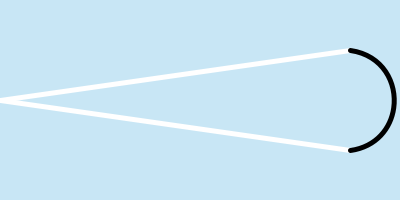
Frame 1 (no input)
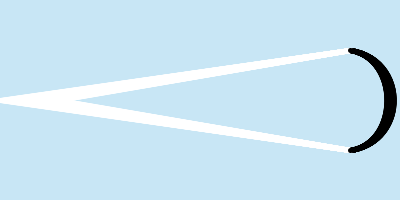
Frame 60 (the mouse pressed at the canvas centre just before this capture)
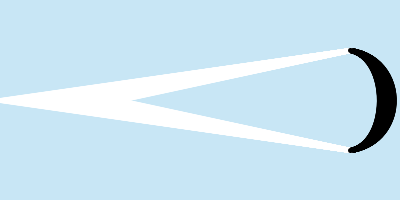
Frame 120 (the mouse held since frame 60 and released just before this capture)

The Processing sketch that drew these frames (run headless with seeded random() and noise(); from frame 60 on, the mouse is pressed at the canvas centre):

// Processing sketch: Arcs02
// ── Arcs02.pde
int radius;
int xAnchor;
void setup() {
size(400,200);
radius = width/2;
strokeWeight(5);
background(#C8E6F5);
noFill();
xAnchor = 0;
}

// It goes clockwise!
void draw() {
stroke(255);
line(xAnchor,height/2,width-50,50);
line(xAnchor,height/2,width-50,height-50);
stroke(0);
curve(xAnchor,height/2, width-50,50,width-50,height-50,xAnchor,height/2);
xAnchor++;
if ( xAnchor > width-50) noLoop();
}
